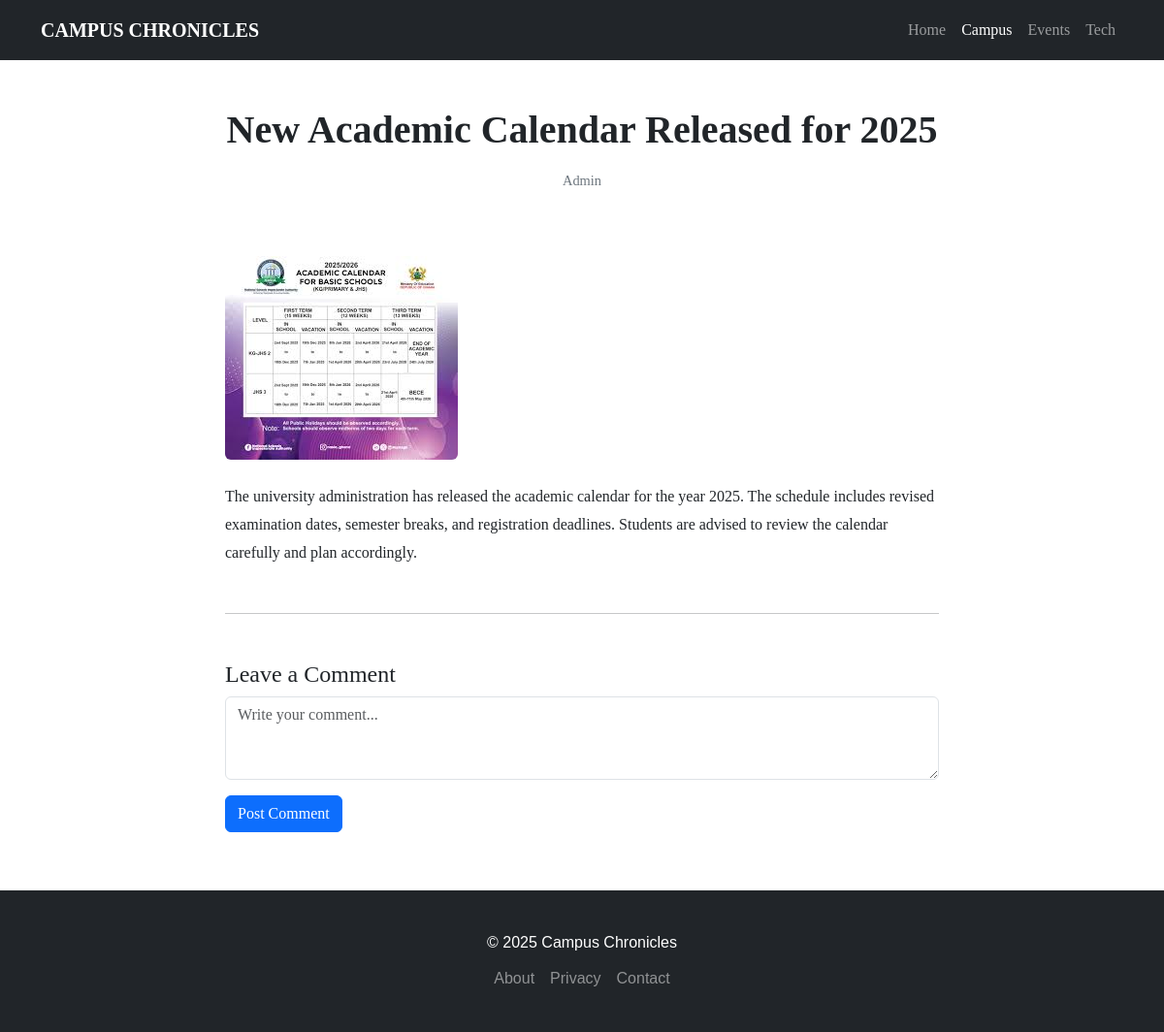
Page /detail/5/ on the committed database.
### test2/models.py (models this page shows, shortened)
class Article(models.Model):
    CATEGORY_CHOICES = [
        ('Campus', 'Campus'),
        ('Events', 'Events'),
        ('Tech', 'Tech'),
        ('Academics', 'Academics'),
    ]
    title = models.CharField(max_length=200)
    description = models.TextField()
    category = models.CharField(max_length=50, choices=CATEGORY_CHOICES)
    image = models.ImageField(upload_to='articles/')
    author = models.CharField(max_length=100, default="Admin")
    created_at = models.DateTimeField(auto_now_add=True)

### test2/views.py (the view)
# urls.py: path("detail/<int:pk>/", detail, name="detail_url"),
def detail(request, pk):
    article = get_object_or_404(Article, pk=pk)
    return render(request, "detail.html", {"article": article})

### test2/templates/detail.html (shortened to what this page needs)
<!DOCTYPE html>
<html lang="en">
<head>
    <link href="https://cdn.jsdelivr.net/npm/bootstrap@5.3.0/dist/css/bootstrap.min.css" rel="stylesheet">
</head>
<body>
<nav class="navbar navbar-expand-lg navbar-dark bg-dark sticky-top">
    <div class="container">
        <a class="navbar-brand fw-bold" href="{% url 'home_url' %}">CAMPUS CHRONICLES</a>
        <div class="collapse navbar-collapse" id="navMenu">
            <ul class="navbar-nav ms-auto">
                <li class="nav-item"><a class="nav-link" href="{% url 'home_url' %}">Home</a></li>
                <li class="nav-item"><a class="nav-link active" href="#">Campus</a></li>
                <li class="nav-item"><a class="nav-link" href="#">Events</a></li>
                <li class="nav-item"><a class="nav-link" href="#">Tech</a></li>
            </ul>
        </div>
    </div>
</nav>
<header class="py-5 text-center">
    <div class="container">
        <h1 class="fw-bold mb-3">{{ article.title }}</h1>
        <p class="meta">{{ article.author }}</p>
    </div>
</header>
<div class="container">
    <div class="row justify-content-center">
        <div class="col-lg-8">
            <img src="{{ article.image.url }}"
                 class="img-fluid rounded mb-4" alt="Library">
            <p>
                {{ article.description }}
            </p>
            <hr class="my-5">
            <h4>Leave a Comment</h4>
            <textarea class="form-control mb-3" rows="3" placeholder="Write your comment..."></textarea>
            <button class="btn btn-primary">Post Comment</button>
        </div>
    </div>
</div>
<footer>
    <div class="container text-center">
        <p class="mb-2">© 2025 Campus Chronicles</p>
        <div class="d-flex justify-content-center gap-3">
            <a href="#" class="text-white-50 text-decoration-none">About</a>
            <a href="#" class="text-white-50 text-decoration-none">Privacy</a>
            <a href="#" class="text-white-50 text-decoration-none">Contact</a>
        </div>
    </div>
</footer>
</body>
</html>

### test2/templates/detail.html (style rules this page uses)
body { font-family: Georgia, serif; line-height: 1.8; }
.meta { font-size: 0.9rem; color: #6c757d; }
footer { background-color: #212529; color: white; padding: 40px 0; margin-top: 60px; font-family: sans-serif; }

### rows in the picture
Article: title "New Academic Calendar Released for 2025", author "Admin", image (picture), description "The university administration has released the academic calendar for the year 2025. The schedule includes revised examination dates, semester breaks, and registration deadlines. Students are advised to review the calendar carefully and plan accordingly."
